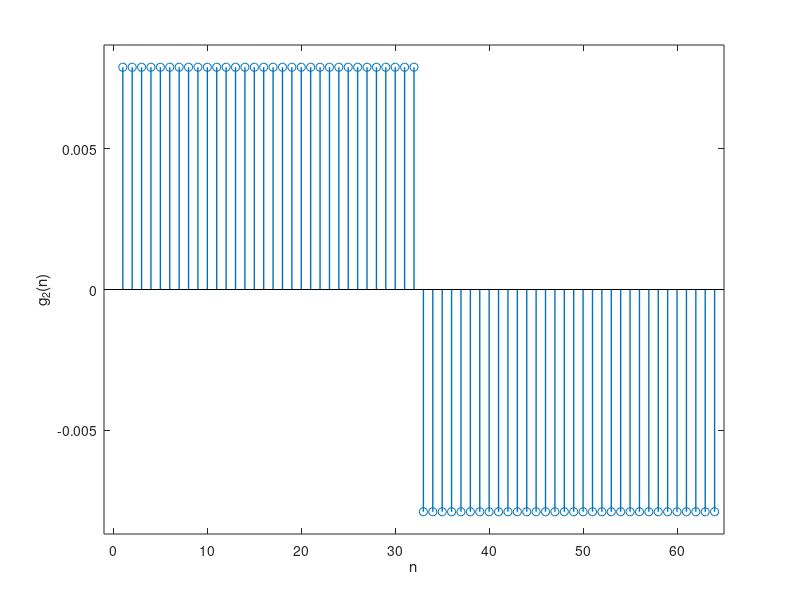

The MATLAB script that drew this image:
clear all
close all

% Definamos los parámetros de la representación :
T = 4*10^(-3); % Duración de la representación
L = 64;

% Número de puntos que vamos a utilizar en la representación
Tm=T/L;

% Tiempo de muestreo ( Intervalo de separación entre muestras)
t = 0:Tm:T-Tm; % Eje de tiempos . Observar el limite superior

% Definicion de la señal continua
g_t = ones(1, L) ; % La función evaluada en los puntos elegidos
g_t(L/2+1:end) = -1;

% La secuencia discreta normalizada
g2_n = sqrt(Tm)*g_t;

% Su representación
h = stem(g2_n);
axis([-1 L+1 -sqrt(Tm)*1.1 sqrt(Tm)*1.1])
set(h, 'linewidth', 1.0);
ylabel('g_2(n)'),
xlabel('n');